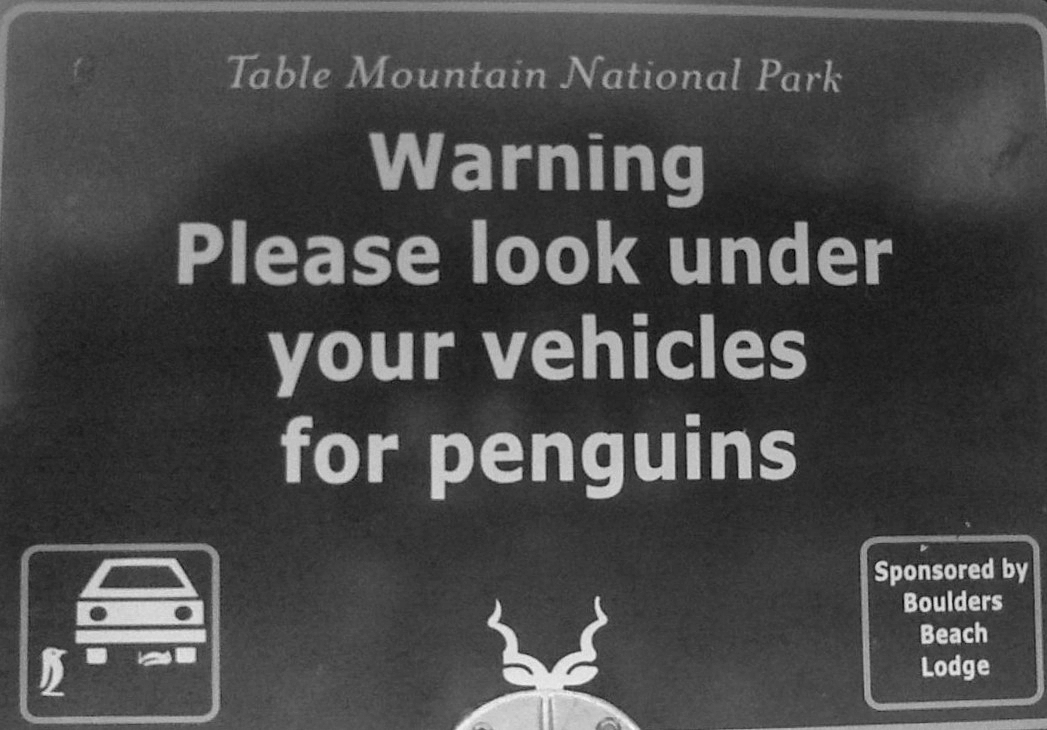
#> input picture histogram/penguins.png, 1047 x 730 px
$ python code.py
#> lines starting #> are read from the running program, lines starting #| are printed output that depends on the picture; after the words box and inside, x2 and y2 are one past the last pixel; in counts of white or black regions, pixels touching at a corner belong together
import cv2
import numpy as np
import os
import matplotlib.pyplot as plt

os.chdir(os.path.dirname(__file__))

# Lê a imagem em tons de cinza
img = cv2.imread('penguins.png', cv2.IMREAD_GRAYSCALE)
#> img is the input picture: shape (730, 1047); min 0, max 253, mean 73.4
frame = img.copy()
# calculando e mostrando o histograma
hist = cv2.calcHist([img], [0], None, [256], [0, 256])
#> hist = 256 values, max 17581 at index 43, min 0 at index 2, mean 2985.6

plt.figure()
plt.title("Histograma")
plt.xlabel("Intensidade do Pixel")
plt.ylabel("Número de Pixels")
plt.plot(hist)
plt.xlim([0, 256])
plt.show()
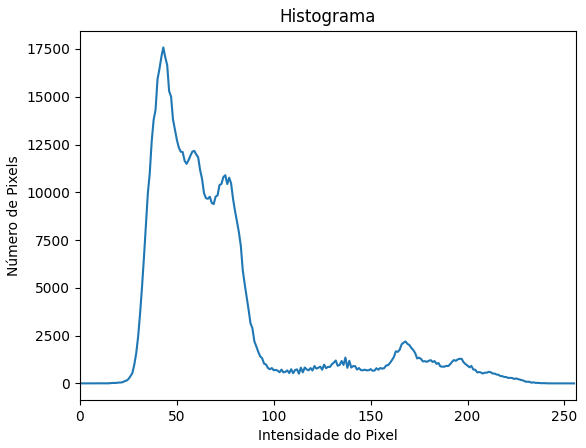
#> figure drawn by matplotlib, 1 panel; curve peaks at x = 43, y = 17581

# determina o cinza mais frequente
cinza_mais_frequente = np.argmax(hist)
#> cinza_mais_frequente = 43
print(f'O nível de cinza mais frequente é: {cinza_mais_frequente}')
#| O nível de cinza mais frequente é: 43

# define um valor de threshold adequado (de acordo com o histograma)
threshold_value = 120
_, img_bin = cv2.threshold(img, threshold_value, 255, cv2.THRESH_BINARY)
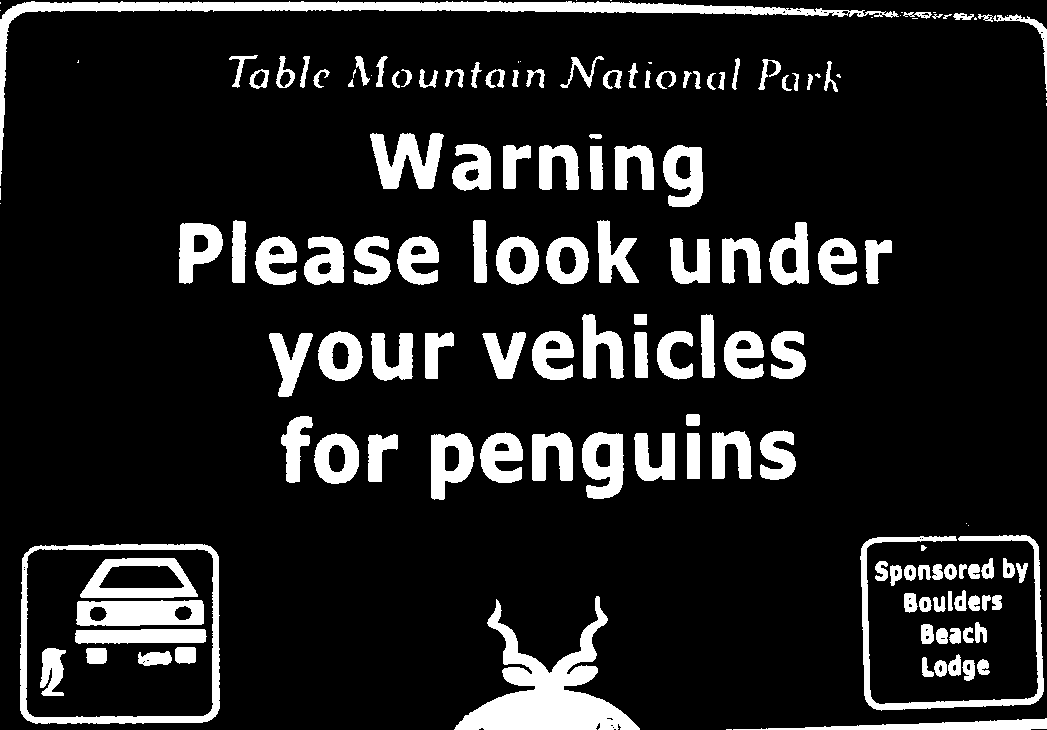
#> img_bin: shape (730, 1047); 13.3% white; 154 white regions (27 under 20 px), largest, box (x1, y1, x2, y2) and area: (454, 596, 640, 730) 9096, (0, 1, 899, 186) 8364, (20, 544, 220, 724) 4430

#exibe a imagem original e binária lado a lado
plt.figure(figsize=(15, 5))

plt.subplot(1, 2, 1)
plt.title('Imagem Original')
plt.imshow(img, cmap='gray')
plt.axis('off')

plt.subplot(1, 2, 2)
plt.title(f'Imagem binária (T={threshold_value})')
plt.imshow(img_bin, cmap='gray')
plt.axis('off')
plt.show()
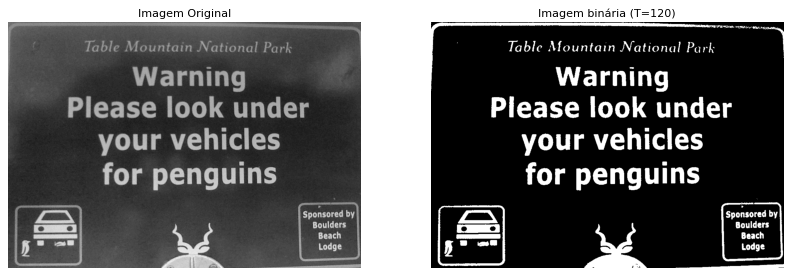
#> figure drawn by matplotlib, 2 panels
